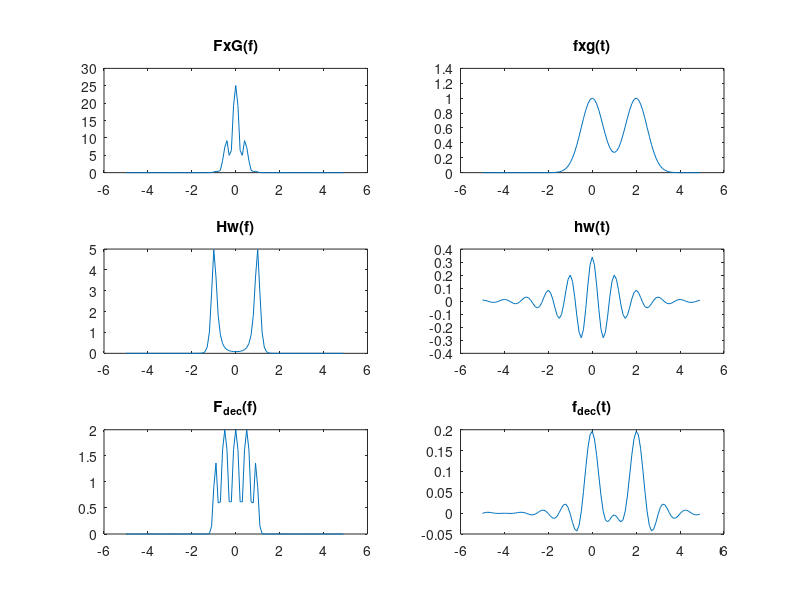

This figure's MATLAB source:
%
%
%
function deconvolutionExampleFT()
    tRange=[-5:0.1:4.9]; dt=diff(tRange(1:2));
    f=@(t) (t==0 | t==2);
    g=@(t) exp(-t.^2./(2*0.5^2));
    
    % calculate the transfer function
    G=fft(ifftshift(g(tRange)));
    % convolve by multiplying
    F=fft(f(tRange));
    FxG=F.*G;
    fxg=ifft(FxG);
    clear F FxG; % in reality we don't know these
    
    % determine a filter
    NSR=10/100;
    Hw=conj(G)./(abs(G).^2+NSR.^2);
    
    % deconvolve
    FxG=fft(fxg);
    F_dec=FxG.*Hw;
    f_dec=ifft(F_dec);
    
    % for display, calculate the frequency after Fourier transform
    df=1./(dt*numel(tRange)); % the highest will be determined by the Nyquist theorem
    fRange=df*([1:numel(tRange)]-1-floor(numel(tRange)./2));
    
    %
    % Output
    %
    close all;
    figure('Position',[100 100 1024 768]);
    subplot(3,2,1);
    plot(fRange,abs(fftshift(FxG))); title('FxG(f)');
    subplot(3,2,3);
    plot(fRange,abs(fftshift(Hw))); title('Hw(f)');
    subplot(3,2,5);
    plot(fRange,abs(fftshift(F_dec))); title('F_{dec}(f)');
    
    subplot(3,2,2);
    plot(tRange,fxg); title('fxg(t)');
    subplot(3,2,4);
    plot(tRange,real(fftshift(ifft(Hw)))); title('hw(t)');
    subplot(3,2,6);
    plot(tRange,f_dec); title('f_{dec}(t)');
end